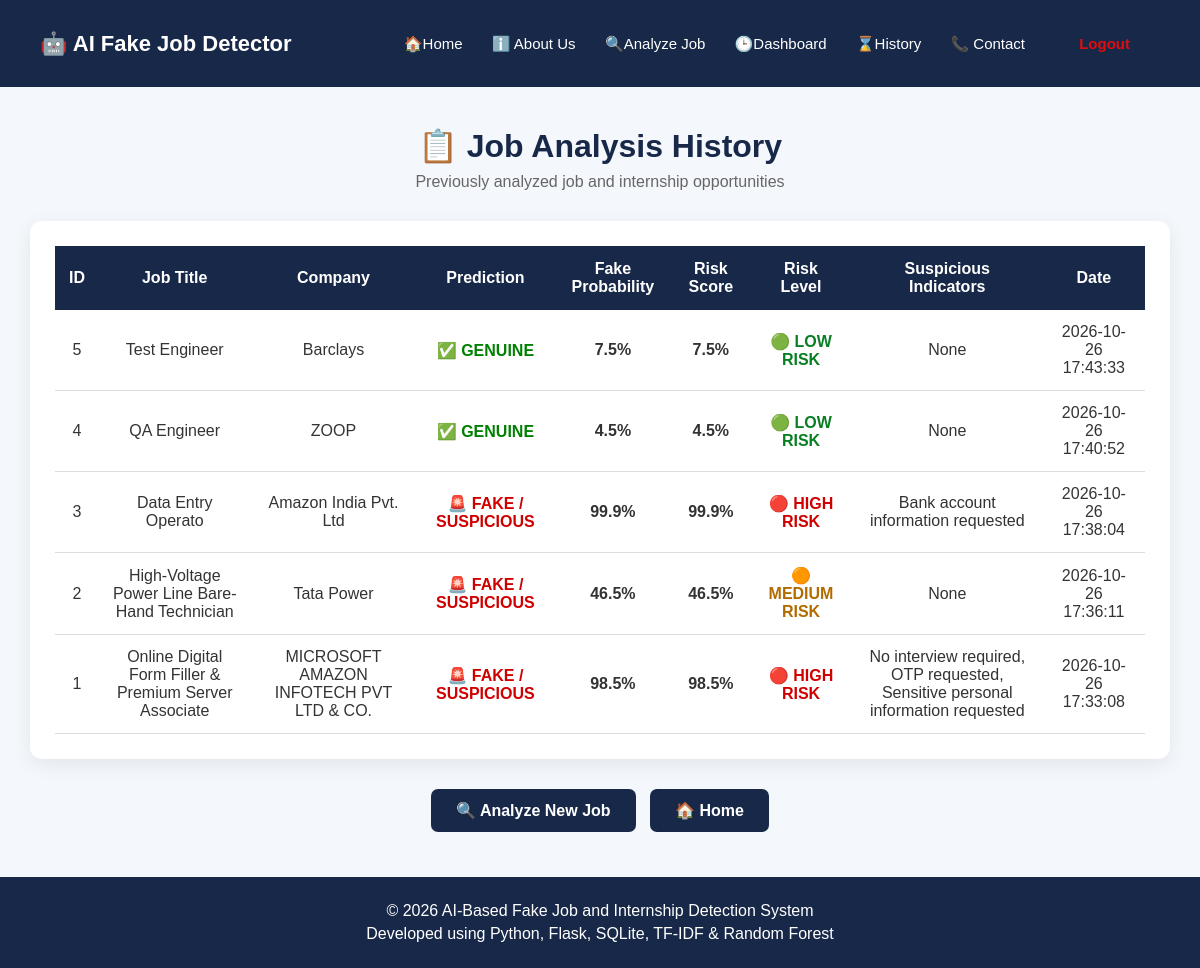
The page /history (signed in) on the database its author committed.
### tables this page shows
CREATE TABLE job_analysis (

                id INTEGER PRIMARY KEY AUTOINCREMENT,

                user_id INTEGER,

                job_title TEXT NOT NULL,

                company_name TEXT NOT NULL,

                job_description TEXT,

                requirements TEXT,

                salary TEXT,

                prediction TEXT NOT NULL,

                fake_probability REAL,

                risk_score REAL,

                risk_level TEXT,

                suspicious_indicators TEXT,

                analysis_date TEXT,

                FOREIGN KEY(user_id) REFERENCES users(id)

            );

### app.py (the view)
@app.route("/history")
@login_required
def history():
    analyses = query_all("""
        SELECT id, job_title, company_name, prediction, fake_probability,
               risk_score, risk_level, suspicious_indicators, analysis_date
        FROM job_analysis WHERE user_id = ? ORDER BY id DESC LIMIT 500
    """, (session["user_id"],))
    return render_template("history.html", analyses=analyses)

### app.py (called while the page is built, shortened)
def get_db():
    connection = sqlite3.connect(str(DATABASE_PATH))
    connection.row_factory = sqlite3.Row
    return connection

def query_all(sql, params=()):
    with closing(get_db()) as connection:
        return connection.execute(sql, params).fetchall()

def get_settings():
    settings = dict(DEFAULT_SETTINGS)
    try:
        for row in query_all("SELECT key, value FROM app_settings"):
            settings[row["key"]] = row["value"]
    except sqlite3.Error:
        pass
    return settings

def login_required(view):
    @wraps(view)
    def wrapped(*args, **kwargs):
        if "user_id" not in session:
            flash("Please log in to continue.", "error")
            return redirect(url_for("login"))
        return view(*args, **kwargs)
    return wrapped

@app.context_processor
def inject_user():
    return {
        "current_user_name": session.get("user_name"),
        "current_user_email": session.get("user"),
        "is_logged_in": "user_id" in session,
        "is_admin": session.get("user") == ADMIN_EMAIL,
    }

@app.context_processor
def inject_site_settings():
    settings = get_settings()
    return {"site_name": settings["site_name"], "maintenance_mode": settings["maintenance_mode"]}

@app.after_request
def add_maintenance_banner(response):
    try:
        if (response.mimetype == "text/html" and response.status_code == 200
                and not request.path.startswith("/admin")):
            settings = get_settings()
    except Exception as exc:
        print("Banner error:", exc)
    return response

@app.after_request
def no_cache_for_private_pages(response):
    if "user_id" in session:
        response.headers["Cache-Control"] = "no-store"
    return response

### templates/history.html (shortened to what this page needs)
<!DOCTYPE html>
<html lang="en">
<head>
</head>
<body>
    <nav class="navbar">
<h2> 🤖 AI Fake Job Detector </h2>
<div class="navbar-links">
     <a href="/"> 🏠Home </a>
    <a href="/about">ℹ️ About Us</a>
    <a href="/analyze"> 🔍Analyze Job </a>
     <a href="/dashboard"> 🕒Dashboard </a>
     <a href="/history"> ⌛History </a>
     <a href="/contact">📞 Contact </a>
      {% if session.get("user_id") %}
     <a class=" btn btn-primary ms-2 nav-link text-danger" href="/logout" style="color: #df0d0d;"> Logout </a>
     {% else %}
     <a class="btn btn-primary ms-2" href="/login" style="color: #df0d0d;"> Login </a>
     {% endif %}
    </div>
</nav>
    <div class="container">
        <div class="page-title">
            <h1>
                📋 Job Analysis History
            </h1>
            <p>
                Previously analyzed job and internship opportunities
            </p>
        </div>
        <div class="table-box">
            {% if analyses %}
            <table>
                <thead>
                    <tr>
                        <th>
                            ID
                        </th>
                        <th>
                            Job Title
                        </th>
                        <th>
                            Company
                        </th>
                        <th>
                            Prediction
                        </th>
                        <th>
                            Fake Probability
                        </th>
                        <th>
                            Risk Score
                        </th>
                        <th>
                            Risk Level
                        </th>
                        <th>
                            Suspicious Indicators
                        </th>
                        <th>
                            Date
                        </th>
                    </tr>
                </thead>
                <tbody>
                    {% for analysis in analyses %}
                    <tr>
                        <td>
                            {{ analysis["id"] }}
                        </td>
                        <td>
                            {{ analysis["job_title"] }}
                        </td>
                        <td>
                            {{ analysis["company_name"] }}
                        </td>
                        <td>
                            {% if analysis["prediction"] == "FAKE / SUSPICIOUS" %}
                                <span class="fake">
                                    🚨 FAKE / SUSPICIOUS
                                </span>
                            {% else %}
                                <span class="genuine">
                                    ✅ GENUINE
                                </span>
                            {% endif %}
                        </td>
                        <td class="score">
                            {{ analysis["fake_probability"] }}%
                        </td>
                        <td class="score">
                            {{ analysis["risk_score"] }}%
                        </td>
                        <td>
                            {% if analysis["risk_level"] == "HIGH RISK" %}
                                <span class="high-risk">
                                    🔴 HIGH RISK
                                </span>
                            {% elif analysis["risk_level"] == "MEDIUM RISK" %}
                                <span class="medium-risk">
                                    🟠 MEDIUM RISK
                                </span>
                            {% else %}
                                <span class="low-risk">
                                    🟢 LOW RISK
                                </span>
                            {% endif %}
                        </td>
                        <td>
                            {% if analysis["suspicious_indicators"] %}
                                {{ analysis["suspicious_indicators"] }}
                            {% else %}
                                <span>
                                    None
                                </span>
                            {% endif %}
                        </td>
                        <td>
                            {{ analysis["analysis_date"] }}
                        </td>
                    </tr>
                    {% endfor %}
                </tbody>
            </table>
            {% else %}
                <div class="no-data">
                    📭 No job analysis found.
                    <br><br>
                    Analyze your first job to see the history here.
                </div>
            {% endif %}
        </div>
        <div class="buttons">
            <a
                href="/dashboard"
                class="btn"
            >
                🔍 Analyze New Job
            </a>
            <a
                href="/"
                class="btn"
            >
                🏠 Home
            </a>
        </div>
    </div>
    <footer>
        <p>
            © 2026 AI-Based Fake Job and Internship Detection System
        </p>
        <p>
            Developed using Python, Flask, SQLite, TF-IDF & Random Forest
        </p>
    </footer>
</body>
</html>

### templates/history.html (style rules this page uses)
* { margin: 0; padding: 0; box-sizing: border-box; font-family: Arial, sans-serif; }
body { background: #f4f7fb; color: #333; }
.navbar { background: #182848; color: white; padding: 18px 40px; display: flex; justify-content: space-between; align-items: center; }
.navbar h2 { font-size: 22px; }
.navbar a { color: white; text-decoration: none; margin-left: 25px; font-size: 15px; }
.container { width: 95%; max-width: 1200px; margin: 40px auto; }
.page-title { text-align: center; margin-bottom: 30px; }
.page-title h1 { color: #182848; margin-bottom: 8px; }
.btn-primary { background: white; color: #182848; border: none; }
.page-title p { color: #666; }
.table-box { background: white; padding: 25px; border-radius: 12px; box-shadow: 0 5px 20px rgba(0,0,0,0.08); overflow-x: auto; }
table { width: 100%; border-collapse: collapse; min-width: 900px; }
th { background: #182848; color: white; padding: 14px; text-align: center; }
td { padding: 13px; border-bottom: 1px solid #ddd; text-align: center; }
.fake { color: #d00000; font-weight: bold; }
.genuine { color: #008000; font-weight: bold; }
.high-risk { color: #d00000; font-weight: bold; }
.medium-risk { color: #b36b00; font-weight: bold; }
.low-risk { color: #087f23; font-weight: bold; }
.score { font-weight: bold; }
.buttons { text-align: center; margin-top: 25px; }
.btn { display: inline-block; padding: 12px 25px; background: #182848; color: white; text-decoration: none; border-radius: 7px; font-weight: bold; margin: 5px; }
footer { text-align: center; margin-top: 40px; padding: 20px; background: #182848; color: white; }
footer p { margin: 5px; }

### rows shown on the page
job_analysis: id "5", job_title "Test Engineer", company_name "Barclays", prediction "✅ GENUINE", fake_probability "7.5", risk_score "7.5", risk_level "🟢 LOW RISK", suspicious_indicators "None", analysis_date "2026-10-26 17:43:33"
job_analysis: id "4", job_title "QA Engineer", company_name "ZOOP", prediction "✅ GENUINE", fake_probability "4.5", risk_score "4.5", risk_level "🟢 LOW RISK", suspicious_indicators "None", analysis_date "2026-10-26 17:40:52"
job_analysis: id "3", job_title "Data Entry Operato", company_name "Amazon India Pvt. Ltd", shows "🚨 FAKE / SUSPICIOUS", fake_probability "99.9", risk_score "99.9", risk_level "🔴 HIGH RISK", suspicious_indicators "Bank account information requested", analysis_date "2026-10-26 17:38:04"
job_analysis: id "2", job_title "High-Voltage Power Line Bare-Hand Technician", company_name "Tata Power", shows "🚨 FAKE / SUSPICIOUS", fake_probability "46.5", risk_score "46.5", risk_level "🟠 MEDIUM RISK", suspicious_indicators "None", analysis_date "2026-10-26 17:36:11"
job_analysis: id "1", job_title "Online Digital Form Filler & Premium Server Associate", company_name "MICROSOFT AMAZON INFOTECH PVT LTD & CO.", shows "🚨 FAKE / SUSPICIOUS", fake_probability "98.5", risk_score "98.5", risk_level "🔴 HIGH RISK", suspicious_indicators "No interview required, OTP requested, Sensitive personal information requested", analysis_date "2026-10-26 17:33:08"
